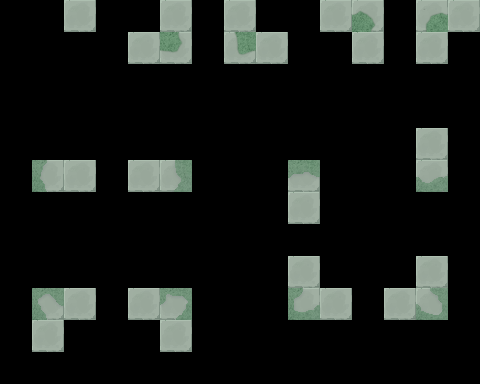

A level layout from a 2D game, rendered from its tile map. Below: a short description, then the map file with its tile-grid data intact:
An orthogonal 15x12 tile map with 32x32 px tiles, 2 tile layers (input_temple_road, output_layer1), 2 hidden layers not drawn.

<map version="1.2" tiledversion="1.2.1" orientation="orthogonal" renderorder="right-down" width="15" height="12" tilewidth="32" tileheight="32" infinite="0" nextlayerid="9" nextobjectid="1">
 <properties>
  <property name="MatchOutsideMap" type="bool" value="false" />
 </properties>
 <tileset firstgid="1" name="mapchip" tilewidth="32" tileheight="32" tilecount="340" columns="10">
  <image source="../img/tilesets/original/temple.png" width="320" height="1088" />
 </tileset>
 <layer id="5" name="regions" width="15" height="12" visible="0">
  <data encoding="csv">
0,0,278,0,278,278,0,278,278,0,278,278,0,278,278,
0,0,0,0,278,278,0,278,278,0,278,278,0,278,278,
0,0,0,0,0,0,0,0,0,0,0,0,0,0,0,
0,0,0,0,0,0,0,0,0,0,0,0,0,0,0,
0,0,0,0,0,0,0,0,0,278,0,0,0,278,0,
278,278,278,0,278,278,278,0,0,278,0,0,0,278,0,
0,0,0,0,0,0,0,0,0,278,0,0,0,278,0,
0,0,0,0,0,0,0,0,0,0,0,0,0,0,0,
0,278,0,0,0,278,0,0,0,278,0,0,0,278,0,
278,278,278,0,278,278,278,0,278,278,278,0,278,278,278,
0,278,0,0,0,278,0,0,0,278,0,0,0,278,0,
0,0,0,0,0,0,0,0,0,0,0,0,0,0,0
</data>
 </layer>
 <layer id="6" name="input_temple_road" width="15" height="12">
  <data encoding="csv">
0,0,278,0,0,278,0,278,0,0,278,278,0,278,278,
0,0,0,0,278,278,0,278,278,0,0,278,0,278,0,
0,0,0,0,0,0,0,0,0,0,0,0,0,0,0,
0,0,0,0,0,0,0,0,0,0,0,0,0,0,0,
0,0,0,0,0,0,0,0,0,0,0,0,0,278,0,
0,278,278,0,278,278,0,0,0,278,0,0,0,278,0,
0,0,0,0,0,0,0,0,0,278,0,0,0,0,0,
0,0,0,0,0,0,0,0,0,0,0,0,0,0,0,
0,0,0,0,0,0,0,0,0,278,0,0,0,278,0,
0,278,278,0,278,278,0,0,0,278,278,0,278,278,0,
0,278,0,0,0,278,0,0,0,0,0,0,0,0,0,
0,0,0,0,0,0,0,0,0,0,0,0,0,0,0
</data>
 </layer>
 <layer id="7" name="inputnot_temple_road" width="15" height="12" visible="0">
  <data encoding="csv">
0,0,0,0,278,0,0,0,278,0,0,0,0,0,0,
0,0,0,0,0,0,0,0,0,0,278,0,0,0,278,
0,0,0,0,0,0,0,0,0,0,0,0,0,0,0,
0,0,0,0,0,0,0,0,0,0,0,0,0,0,0,
0,0,0,0,0,0,0,0,0,278,0,0,0,0,0,
278,0,0,0,0,0,278,0,0,0,0,0,0,0,0,
0,0,0,0,0,0,0,0,0,0,0,0,0,278,0,
0,0,0,0,0,0,0,0,0,0,0,0,0,0,0,
0,278,0,0,0,278,0,0,0,0,0,0,0,0,0,
278,0,0,0,0,0,278,0,278,0,0,0,0,0,278,
0,0,0,0,0,0,0,0,0,278,0,0,0,278,0,
0,0,0,0,0,0,0,0,0,0,0,0,0,0,0
</data>
 </layer>
 <layer id="8" name="output_layer1" width="15" height="12">
  <data encoding="csv">
0,0,278,0,0,0,0,0,0,0,0,274,0,273,0,
0,0,0,0,0,284,0,283,0,0,0,0,0,0,0,
0,0,0,0,0,0,0,0,0,0,0,0,0,0,0,
0,0,0,0,0,0,0,0,0,0,0,0,0,0,0,
0,0,0,0,0,0,0,0,0,0,0,0,0,0,0,
0,277,0,0,0,279,0,0,0,268,0,0,0,288,0,
0,0,0,0,0,0,0,0,0,0,0,0,0,0,0,
0,0,0,0,0,0,0,0,0,0,0,0,0,0,0,
0,0,0,0,0,0,0,0,0,0,0,0,0,0,0,
0,267,0,0,0,269,0,0,0,287,0,0,0,289,0,
0,0,0,0,0,0,0,0,0,0,0,0,0,0,0,
0,0,0,0,0,0,0,0,0,0,0,0,0,0,0
</data>
 </layer>
</map>
